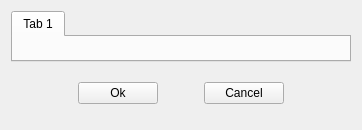
<?xml version="1.0" encoding="UTF-8"?>
<ui version="4.0">
 <class>QewTabDialogForm</class>
 <widget class="QewTabDialog" name="QewTabDialogForm">
  <property name="geometry">
   <rect>
    <x>0</x>
    <y>0</y>
    <width>362</width>
    <height>130</height>
   </rect>
  </property>
  <property name="windowTitle">
   <string>QewTabDialogForm</string>
  </property>
  <property name="containerName" stdset="0">
   <cstring>QewContainerTabWidget</cstring>
  </property>
  <property name="buttonsWidgetName" stdset="0">
   <cstring>buttonsWidget</cstring>
  </property>
  <layout class="QVBoxLayout" name="verticalLayout">
   <item>
    <widget class="QTabWidget" name="QewContainerTabWidget">
     <property name="sizePolicy">
      <sizepolicy hsizetype="Preferred" vsizetype="Preferred">
       <horstretch>0</horstretch>
       <verstretch>0</verstretch>
      </sizepolicy>
     </property>
     <widget class="QWidget" name="tab">
      <attribute name="title">
       <string>Tab 1</string>
      </attribute>
      <layout class="QVBoxLayout">
       <property name="leftMargin">
        <number>0</number>
       </property>
       <property name="topMargin">
        <number>0</number>
       </property>
       <property name="rightMargin">
        <number>0</number>
       </property>
       <property name="bottomMargin">
        <number>0</number>
       </property>
      </layout>
     </widget>
    </widget>
   </item>
   <item>
    <widget class="QWidget" name="buttonsWidget" native="true">
     <layout class="QHBoxLayout" name="horizontalLayout">
      <item>
       <spacer name="spacer1">
        <property name="orientation">
         <enum>Qt::Horizontal</enum>
        </property>
        <property name="sizeType">
         <enum>QSizePolicy::Expanding</enum>
        </property>
        <property name="sizeHint" stdset="0">
         <size>
          <width>50</width>
          <height>13</height>
         </size>
        </property>
       </spacer>
      </item>
      <item>
       <widget class="QPushButton" name="okButton">
        <property name="text">
         <string>Ok</string>
        </property>
       </widget>
      </item>
      <item>
       <spacer name="horizontalSpacer">
        <property name="orientation">
         <enum>Qt::Horizontal</enum>
        </property>
        <property name="sizeType">
         <enum>QSizePolicy::Preferred</enum>
        </property>
        <property name="sizeHint" stdset="0">
         <size>
          <width>40</width>
          <height>20</height>
         </size>
        </property>
       </spacer>
      </item>
      <item>
       <widget class="QPushButton" name="cancelButton">
        <property name="text">
         <string>Cancel</string>
        </property>
       </widget>
      </item>
      <item>
       <spacer name="spacer2">
        <property name="orientation">
         <enum>Qt::Horizontal</enum>
        </property>
        <property name="sizeType">
         <enum>QSizePolicy::Expanding</enum>
        </property>
        <property name="sizeHint" stdset="0">
         <size>
          <width>50</width>
          <height>13</height>
         </size>
        </property>
       </spacer>
      </item>
     </layout>
    </widget>
   </item>
  </layout>
 </widget>
 <layoutdefault spacing="6" margin="11"/>
 <customwidgets>
  <customwidget>
   <class>QewTabDialog</class>
   <extends>QWidget</extends>
   <header>../qew-6/src/qewtabdialog.h</header>
   <container>1</container>
  </customwidget>
 </customwidgets>
 <includes>
  <include location="local">../qew-6/src/qewtabdialog.h</include>
 </includes>
 <resources/>
 <connections>
  <connection>
   <sender>okButton</sender>
   <signal>clicked()</signal>
   <receiver>QewTabDialogForm</receiver>
   <slot>accept()</slot>
   <hints>
    <hint type="sourcelabel">
     <x>20</x>
     <y>20</y>
    </hint>
    <hint type="destinationlabel">
     <x>20</x>
     <y>20</y>
    </hint>
   </hints>
  </connection>
  <connection>
   <sender>cancelButton</sender>
   <signal>clicked()</signal>
   <receiver>QewTabDialogForm</receiver>
   <slot>reject()</slot>
   <hints>
    <hint type="sourcelabel">
     <x>20</x>
     <y>20</y>
    </hint>
    <hint type="destinationlabel">
     <x>20</x>
     <y>20</y>
    </hint>
   </hints>
  </connection>
 </connections>
 <slots>
  <slot>accept()</slot>
  <slot>reject()</slot>
 </slots>
</ui>
